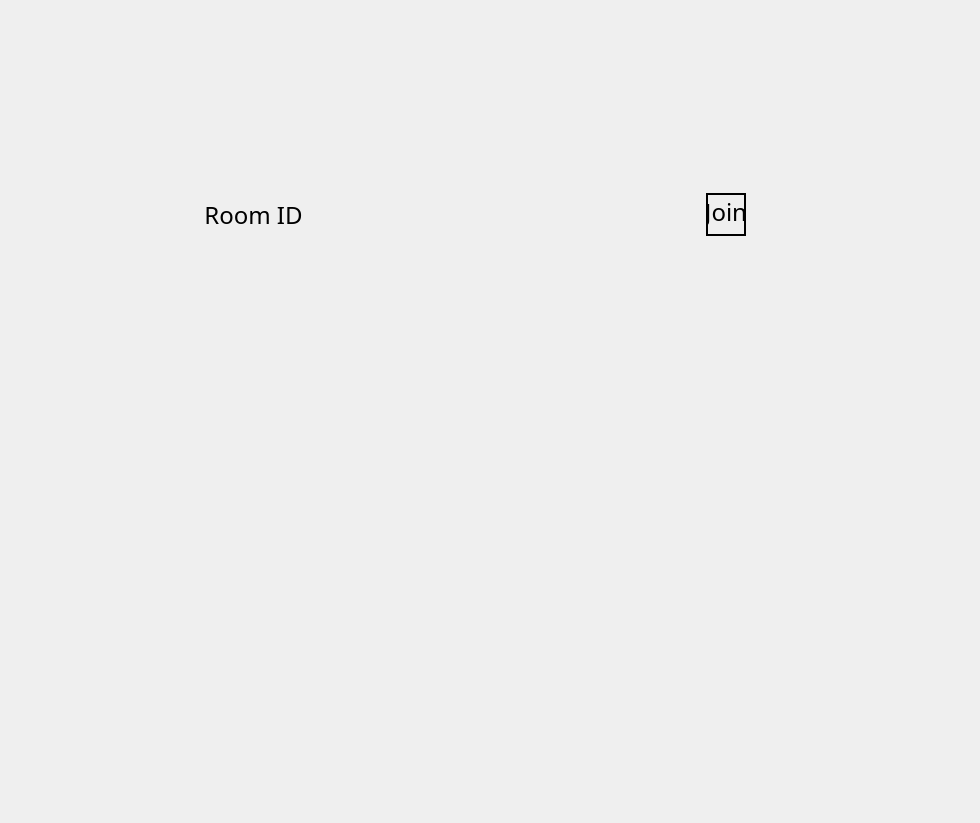
<?xml version="1.0" encoding="UTF-8"?>
<ui version="4.0">
 <class>Room</class>
 <widget class="QWidget" name="Room">
  <property name="geometry">
   <rect>
    <x>0</x>
    <y>0</y>
    <width>980</width>
    <height>823</height>
   </rect>
  </property>
  <property name="windowTitle">
   <string>Form</string>
  </property>
  <layout class="QVBoxLayout" name="verticalLayout">
   <item>
    <widget class="QWidget" name="widget_17" native="true">
     <layout class="QHBoxLayout" name="horizontalLayout_13">
      <item>
       <widget class="QWidget" name="widget" native="true">
        <layout class="QVBoxLayout" name="verticalLayout_2">
         <property name="leftMargin">
          <number>0</number>
         </property>
         <property name="topMargin">
          <number>0</number>
         </property>
         <property name="rightMargin">
          <number>0</number>
         </property>
         <property name="bottomMargin">
          <number>0</number>
         </property>
         <item>
          <widget class="QLabel" name="roomID">
           <property name="font">
            <font>
             <family>Poor Richard</family>
             <pointsize>18</pointsize>
            </font>
           </property>
           <property name="text">
            <string>Room ID</string>
           </property>
           <property name="alignment">
            <set>Qt::AlignCenter</set>
           </property>
          </widget>
         </item>
         <item>
          <widget class="QWidget" name="widget_5" native="true"/>
         </item>
        </layout>
       </widget>
      </item>
      <item>
       <widget class="QWidget" name="widget_2" native="true">
        <layout class="QVBoxLayout" name="verticalLayout_3" stretch="1,1">
         <property name="leftMargin">
          <number>0</number>
         </property>
         <property name="topMargin">
          <number>0</number>
         </property>
         <property name="rightMargin">
          <number>0</number>
         </property>
         <property name="bottomMargin">
          <number>0</number>
         </property>
         <item>
          <widget class="QWidget" name="widget_3" native="true">
           <layout class="QHBoxLayout" name="horizontalLayout">
            <property name="leftMargin">
             <number>0</number>
            </property>
            <property name="topMargin">
             <number>0</number>
            </property>
            <property name="rightMargin">
             <number>0</number>
            </property>
            <property name="bottomMargin">
             <number>0</number>
            </property>
            <item>
             <widget class="QPushButton" name="join">
              <property name="maximumSize">
               <size>
                <width>40</width>
                <height>16777215</height>
               </size>
              </property>
              <property name="font">
               <font>
                <family>Poor Richard</family>
                <pointsize>18</pointsize>
               </font>
              </property>
              <property name="cursor">
               <cursorShape>OpenHandCursor</cursorShape>
              </property>
              <property name="styleSheet">
               <string notr="true">border-radius : 100; 
border : 2px solid black;
padding-bottom: 5px</string>
              </property>
              <property name="text">
               <string>Join</string>
              </property>
             </widget>
            </item>
           </layout>
          </widget>
         </item>
         <item>
          <widget class="QWidget" name="widget_4" native="true">
           <layout class="QHBoxLayout" name="horizontalLayout_2">
            <item>
             <widget class="QLabel" name="isPassword">
              <property name="font">
               <font>
                <family>Poor Richard</family>
                <pointsize>18</pointsize>
               </font>
              </property>
              <property name="text">
               <string/>
              </property>
             </widget>
            </item>
           </layout>
          </widget>
         </item>
        </layout>
       </widget>
      </item>
     </layout>
    </widget>
   </item>
  </layout>
 </widget>
 <resources/>
 <connections/>
</ui>
